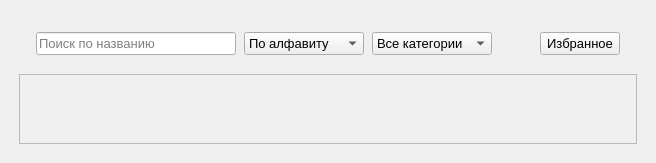
        <widget class="QWidget" name="pageCatalog">
         <layout class="QVBoxLayout" name="verticalLayout_15">
          <item>
           <layout class="QVBoxLayout" name="layoutCatalogRoot_2" stretch="0,0">
            <property name="leftMargin">
             <number>8</number>
            </property>
            <property name="topMargin">
             <number>8</number>
            </property>
            <property name="rightMargin">
             <number>8</number>
            </property>
            <property name="bottomMargin">
             <number>8</number>
            </property>
            <item>
             <widget class="QWidget" name="toolbarContainer_2" native="true">
              <property name="sizePolicy">
               <sizepolicy hsizetype="Preferred" vsizetype="Fixed">
                <horstretch>0</horstretch>
                <verstretch>0</verstretch>
               </sizepolicy>
              </property>
              <property name="minimumSize">
               <size>
                <width>0</width>
                <height>40</height>
               </size>
              </property>
              <property name="maximumSize">
               <size>
                <width>16777215</width>
                <height>60</height>
               </size>
              </property>
              <layout class="QHBoxLayout" name="horizontalLayout_2">
               <item>
                <layout class="QHBoxLayout" name="layoutToolbar_2">
                 <property name="spacing">
                  <number>8</number>
                 </property>
                 <property name="leftMargin">
                  <number>8</number>
                 </property>
                 <property name="topMargin">
                  <number>4</number>
                 </property>
                 <property name="rightMargin">
                  <number>8</number>
                 </property>
                 <property name="bottomMargin">
                  <number>4</number>
                 </property>
                 <item>
                  <widget class="QLineEdit" name="leSearch">
                   <property name="minimumSize">
                    <size>
                     <width>200</width>
                     <height>0</height>
                    </size>
                   </property>
                   <property name="font">
                    <font>
                     <pointsize>10</pointsize>
                    </font>
                   </property>
                   <property name="placeholderText">
                    <string>Поиск по названию</string>
                   </property>
                  </widget>
                 </item>
                 <item>
                  <widget class="QComboBox" name="cbSort">
                   <property name="sizePolicy">
                    <sizepolicy hsizetype="Fixed" vsizetype="Fixed">
                     <horstretch>0</horstretch>
                     <verstretch>0</verstretch>
                    </sizepolicy>
                   </property>
                   <property name="minimumSize">
                    <size>
                     <width>120</width>
                     <height>0</height>
                    </size>
                   </property>
                   <property name="font">
                    <font>
                     <pointsize>10</pointsize>
                    </font>
                   </property>
                   <item>
                    <property name="text">
                     <string>По алфавиту</string>
                    </property>
                   </item>
                   <item>
                    <property name="text">
                     <string>Популярные</string>
                    </property>
                   </item>
                  </widget>
                 </item>
                 <item>
                  <widget class="QComboBox" name="comboCategory">
                   <property name="sizePolicy">
                    <sizepolicy hsizetype="Fixed" vsizetype="Fixed">
                     <horstretch>0</horstretch>
                     <verstretch>0</verstretch>
                    </sizepolicy>
                   </property>
                   <property name="minimumSize">
                    <size>
                     <width>120</width>
                     <height>0</height>
                    </size>
                   </property>
                   <property name="font">
                    <font>
                     <pointsize>10</pointsize>
                    </font>
                   </property>
                   <item>
                    <property name="text">
                     <string>Все категории</string>
                    </property>
                   </item>
                   <item>
                    <property name="text">
                     <string>Технологии</string>
                    </property>
                   </item>
                   <item>
                    <property name="text">
                     <string>Финансы</string>
                    </property>
                   </item>
                   <item>
                    <property name="text">
                     <string>Биография</string>
                    </property>
                   </item>
                   <item>
                    <property name="text">
                     <string>Наука</string>
                    </property>
                   </item>
                   <item>
                    <property name="text">
                     <string>Бизнес</string>
                    </property>
                   </item>
                   <item>
                    <property name="text">
                     <string>История</string>
                    </property>
                   </item>
                   <item>
                    <property name="text">
                     <string>Психология</string>
                    </property>
                   </item>
                   <item>
                    <property name="text">
                     <string>Общее</string>
                    </property>
                   </item>
                  </widget>
                 </item>
                 <item>
                  <spacer name="spacerToolbar_2">
                   <property name="orientation">
                    <enum>Qt::Horizontal</enum>
                   </property>
                   <property name="sizeHint" stdset="0">
                    <size>
                     <width>40</width>
                     <height>20</height>
                    </size>
                   </property>
                  </spacer>
                 </item>
                 <item>
                  <widget class="QPushButton" name="btnfav">
                   <property name="sizePolicy">
                    <sizepolicy hsizetype="Minimum" vsizetype="Fixed">
                     <horstretch>0</horstretch>
                     <verstretch>0</verstretch>
                    </sizepolicy>
                   </property>
                   <property name="font">
                    <font>
                     <pointsize>10</pointsize>
                    </font>
                   </property>
                   <property name="text">
                    <string>Избранное</string>
                   </property>
                  </widget>
                 </item>
                </layout>
               </item>
              </layout>
             </widget>
            </item>
            <item>
             <widget class="QScrollArea" name="scrollCatalog">
              <property name="widgetResizable">
               <bool>true</bool>
              </property>
              <widget class="QWidget" name="cardsContainer">
               <property name="geometry">
                <rect>
                 <x>0</x>
                 <y>0</y>
                 <width>758</width>
                 <height>468</height>
                </rect>
               </property>
              </widget>
             </widget>
            </item>
           </layout>
          </item>
         </layout>
        </widget>
